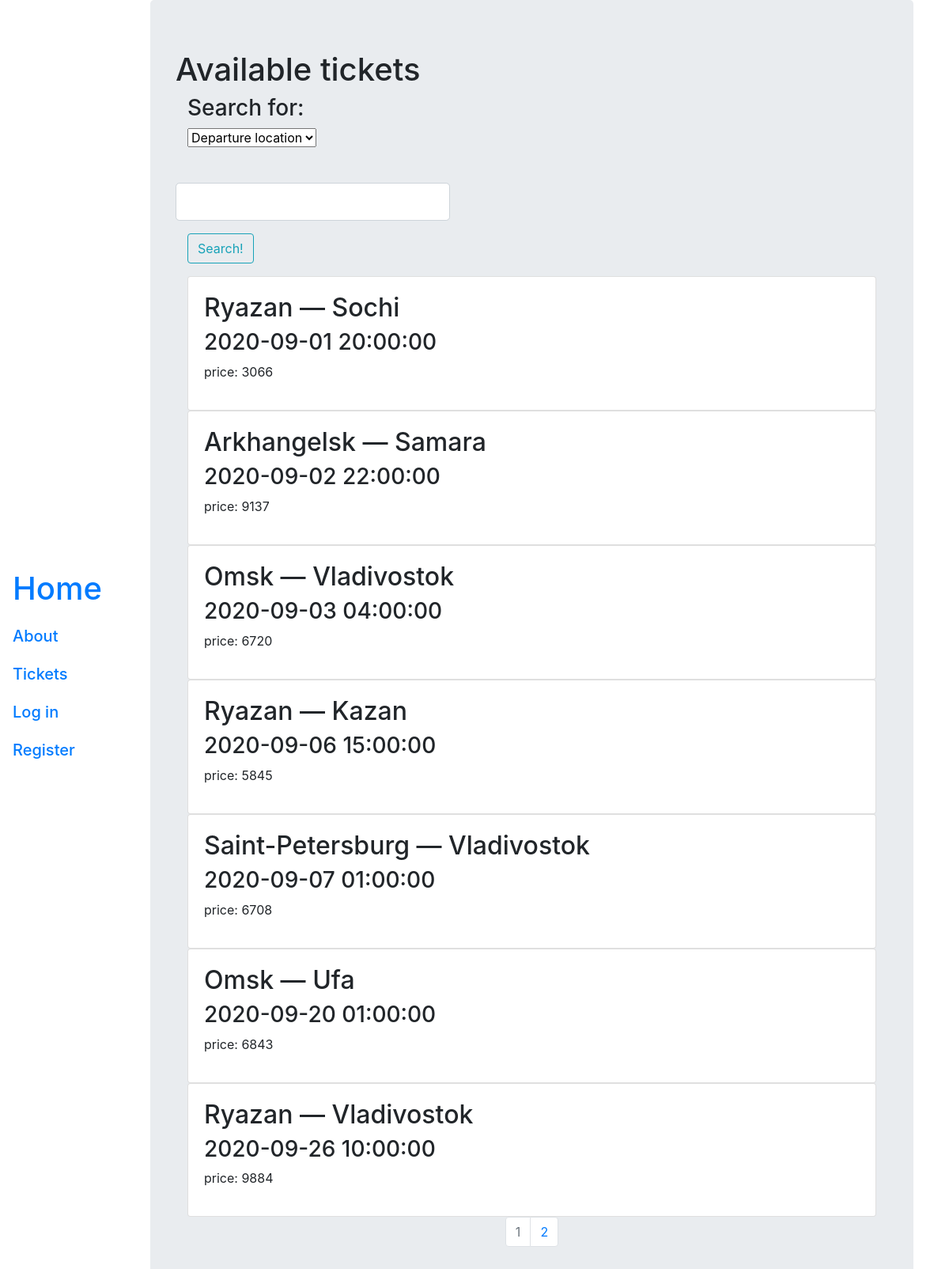
Screenshot of /ticket with the database file from the repository.
### blog/models.py (models this page shows, shortened)
class Flight(db.Model):
    id = db.Column(db.Integer, primary_key=True)
    date = db.Column(db.DateTime, nullable=False)
    departure = db.Column(db.String(128), nullable=False)
    arrival = db.Column(db.String(128), nullable=False)
    price = db.Column(db.Integer)

### blog/tickets/views.py (the view)
@tickets.route('/ticket', methods=['GET', 'POST'])
def ticket():
    form = SearchForm()
    if form.validate_on_submit():
        page = request.args.get('page', 1, type=int)
        if form.select.data == 'Departure location':
            flights = Flight.query.filter_by(departure=form.search.data).paginate(page=page, per_page=5)
        else:
            flights = Flight.query.filter_by(arrival=form.search.data).paginate(page=page, per_page=5)
        return render_template('ticket.html', flights=flights, public_key=public_key, form=form)
    else:
        page = request.args.get('page', 1, type=int)
        flights = Flight.query.order_by(Flight.date.asc()).paginate(page=page, per_page=7)
        return render_template('ticket.html', flights=flights, public_key=public_key, form=form)

### blog/tickets/forms.py
class SearchForm(FlaskForm):
    choices = [('Departure location', 'Departure location'),
               ('Arrival location', 'Arrival location')]
    select = SelectField('I want a precise:', choices=choices)
    search = StringField('', validators=[DataRequired()])
    submit = SubmitField('Search!')

### blog/templates/ticket.html (shortened to what this page needs)
{% extends "base.html" %}
{% block content %}
<link rel="stylesheet" href="../static/styles/searchbar.css" type="text/css">
    <div class="jumbotron">
        <h1>Available tickets</h1>
        <div class="container">
            <h3>Search for: </h3>
            <form class='form-group' method="POST">
                        <div class="form-group">
                            {{form.select}}
                        </div>
                        <div class="row">
                            <div class="span12">
                                <div id="custom-search-form" class="form-search form-horizontal pull-right">
                                    <div class="input-append span12">
                                                        <div class="form-group">
                                                            {{form.search(class='form-control form-control-lg')}}
                                                        </div>
                                    </div>
                                </div>
                            </div>
                        </div>
                        <div class="form-group">
                            {{form.submit(class="btn btn-outline-info")}}
                        </div>
            </form>
        </div>
    <div class="container">
        {% for flight in flights.items %}
        <div class="card">
            <div class="card-body">
                <h2>{{flight.departure}} — {{flight.arrival}}</h2>
                <h3> {{ flight.date }} </h3>
                <p>price: {{ flight.price }}</p>
            </div>
        </div>
        {% endfor %}
    </div>
<nav aria-label="Page Navigation">
    <ul class="pagination justify-content-center">
        {% for page_num in flights.iter_pages(left_edge=1, right_edge=1, left_current=1, right_current=2) %}
            {% if flights.page == page_num %}
            <li class="page-item disabled">
                <a class="page-link" href="{{url_for('tickets.ticket', page=page_num)}}">{{page_num}}</a>
            </li>
            {% else %}
            <li class="page-item">
                <a class="page-link" href="{{url_for('tickets.ticket', page=page_num)}}">{{page_num}}</a>
            </li>
            {% endif %}
        {% endfor %}
    </ul>
</nav>
{% endblock %}

### blog/static/styles/searchbar.css (style rules this page uses)
#custom-search-form { margin:0; margin-top: 5px; padding: 0; }

### rows the page displays
Flight: departure "Ryazan", arrival "Sochi", date "2020-09-01 20:00:00", price "3066"
Flight: departure "Arkhangelsk", arrival "Samara", date "2020-09-02 22:00:00", price "9137"
Flight: departure "Omsk", arrival "Vladivostok", date "2020-09-03 04:00:00", price "6720"
Flight: departure "Ryazan", arrival "Kazan", date "2020-09-06 15:00:00", price "5845"
Flight: departure "Saint-Petersburg", arrival "Vladivostok", date "2020-09-07 01:00:00", price "6708"
Flight: departure "Omsk", arrival "Ufa", date "2020-09-20 01:00:00", price "6843"
Flight: departure "Ryazan", arrival "Vladivostok", date "2020-09-26 10:00:00", price "9884"

### other values shown
{{ page_num }} "1"
{{ page_num }} "2"
